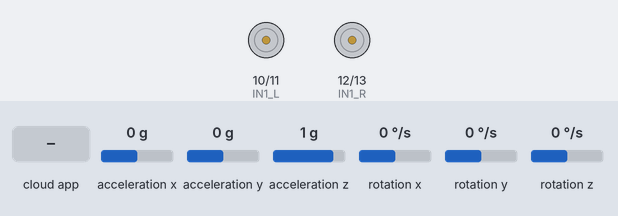
Bench run of a sketch on a simulated Arduino Uno, built with avr-gcc and run on an emulated ATmega328P. Shown: motor-driver pin pairs drawn as motors (green arrow = first pin HIGH = forward, orange = second pin HIGH = backward, longer = more drive, scaled by the enable pin). Wiring (inferred from the names in the program): MPU-6050 motion sensor at I2C address 0x68. Inputs (shaded band) come from the test bench; at power-on: acceleration x 0 g, acceleration y 0 g, acceleration z 1 g, rotation x 0 °/s, rotation y 0 °/s, rotation z 0 °/s. The ROS host is connected and sends only what is stated; what the sketch prints to the serial monitor is not drawn.

Above: at 1.2 s.
1.3 s: the phone or cloud app sets linear.x to -100
At 1.7 s:
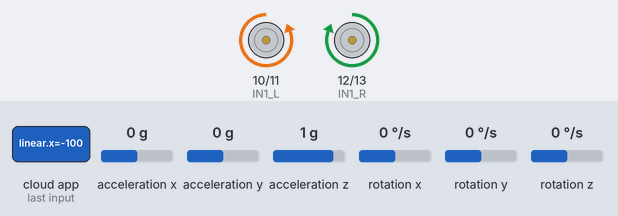
2.8 s: the phone or cloud app sets linear.x to 100
At 3.2 s:
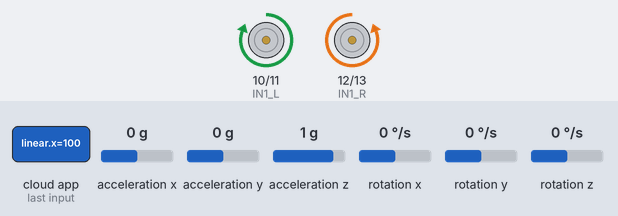
13.3 s: the phone or cloud app sets linear.x to 0
At 14.3 s:
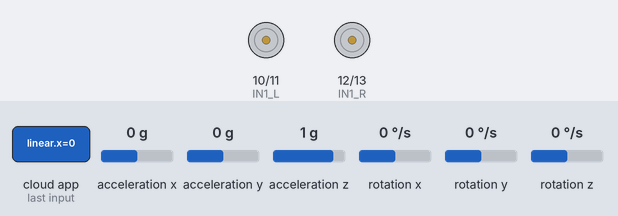
Timing chart, 0 to 15.9 s (numbered marks = the images above; inputs shaded):
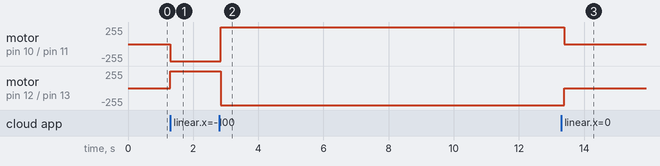

Measured:
- after the input at 1.3 s, motor on pin 10 (IN1_L) / pin 11 (IN2_L): stopped → backward 255/255 at once; motor on pin 12 (IN1_R) / pin 13 (IN2_R): stopped → forward 255/255 at once
- after the input at 2.8 s, motor on pin 10 (IN1_L) / pin 11 (IN2_L): backward 255/255 → forward 255/255 at once; motor on pin 12 (IN1_R) / pin 13 (IN2_R): forward 255/255 → backward 255/255 at once
- after the input at 13.3 s, motor on pin 10 (IN1_L) / pin 11 (IN2_L): forward 255/255 → stopped after 0.09 s; motor on pin 12 (IN1_R) / pin 13 (IN2_R): backward 255/255 → stopped after 0.09 s

The sketch:

self_balancing_bot.ino
```cpp
#include <ArduinoHardware.h>
#include <ros.h>
#include <std_msgs/String.h>
#include <Wire.h>
#include <geometry_msgs/Twist.h>
#define EN_L 9
#define IN1_L 10
#define IN2_L 11
#define EN_R 8
#define IN1_R 12
#define IN2_R 13
double w_r=0, w_l=0;
//wheel_rad is the wheel radius ,wheel_sep is
double wheel_rad = 0.0325, wheel_sep = 0.295;

const int MPU_addr=0x68;  // I2C address of the MPU-6050
int16_t AcX,AcY,AcZ,Tmp,GyX,GyY,GyZ;


//Set up the ros node and publisher
std_msgs::String imu_msg;
ros::Publisher imu("imu", &imu_msg);
ros::NodeHandle nh;

ros::NodeHandle nh2;
int lowSpeed = 200;
int highSpeed = 50;
double speed_ang=0, speed_lin=0;


void messageCb( const geometry_msgs::Twist& msg){
  speed_ang = msg.angular.z;
  speed_lin = msg.linear.x;
  w_r = (speed_lin/wheel_rad) + ((speed_ang*wheel_sep)/(2.0*wheel_rad));
  w_l = (speed_lin/wheel_rad) - ((speed_ang*wheel_sep)/(2.0*wheel_rad));
}

ros::Subscriber<geometry_msgs::Twist> sub("cmd_vel", &messageCb );
void Motors_init();
void MotorL(int Pulse_Width1);
void MotorR(int Pulse_Width2);


void setup()
{

  nh.initNode();
  nh.advertise(imu);

  Motors_init();
  nh2.initNode();
  nh2.subscribe(sub);

  Wire.begin();
  Wire.beginTransmission(MPU_addr);
  Wire.write(0x6B);  // PWR_MGMT_1 register
  Wire.write(0);     // set to zero (wakes up the MPU-6050)
  Wire.endTransmission(true);
  Serial.begin(9600);
}

long publisher_timer;

void loop()
{
  MotorL(w_l*10);
  MotorR(w_r*10);


  Wire.beginTransmission(MPU_addr);
  Wire.write(0x3B);  // starting with register 0x3B (ACCEL_XOUT_H)
  Wire.endTransmission(false);
  Wire.requestFrom(MPU_addr,14,true);  // request a total of 14 registers  String AX = String(mpu6050.getAccX());

  AcX=Wire.read()<<8|Wire.read();  // 0x3B (ACCEL_XOUT_H) & 0x3C (ACCEL_XOUT_L)
  AcY=Wire.read()<<8|Wire.read();  // 0x3D (ACCEL_YOUT_H) & 0x3E (ACCEL_YOUT_L)
  AcZ=Wire.read()<<8|Wire.read();  // 0x3F (ACCEL_ZOUT_H) & 0x40 (ACCEL_ZOUT_L)
  Tmp=Wire.read()<<8|Wire.read();  // 0x41 (TEMP_OUT_H) & 0x42 (TEMP_OUT_L)
  GyX=Wire.read()<<8|Wire.read();  // 0x43 (GYRO_XOUT_H) & 0x44 (GYRO_XOUT_L)
  GyY=Wire.read()<<8|Wire.read();  // 0x45 (GYRO_YOUT_H) & 0x46 (GYRO_YOUT_L)
  GyZ=Wire.read()<<8|Wire.read();  // 0x47 (GYRO_ZOUT_H) & 0x48 (GYRO_ZOUT_L)
  String AX = String(AcX);
  String AY = String(AcY);
  String AZ = String(AcZ);
  String GX = String(GyX);
  String GY = String(GyY);
  String GZ = String(GyZ);
  String tmp = String(Tmp);

  String data = "A" + AX + "B"+ AY + "C" + AZ + "D" + GX + "E" + GY + "F" + GZ + "G" ;
  Serial.println(data);
  int length = data.indexOf("G") +2;
  char data_final[length+1];
  data.toCharArray(data_final, length+1);

  if (millis() > publisher_timer) {
    // step 1: request reading from sensor
    imu_msg.data = data_final;
    imu.publish(&imu_msg);
    publisher_timer = millis() + 100; //publish ten times a second
    nh.spinOnce();
    nh2.spinOnce();
  }


}

void Motors_init(){
 pinMode(EN_L, OUTPUT);
 pinMode(EN_R, OUTPUT);
 pinMode(IN1_L, OUTPUT);
 pinMode(IN2_L, OUTPUT);
 pinMode(IN1_R, OUTPUT);
 pinMode(IN2_R, OUTPUT);
 digitalWrite(EN_L, LOW);
 digitalWrite(EN_R, LOW);
 digitalWrite(IN1_L, LOW);
 digitalWrite(IN2_L, LOW);
 digitalWrite(IN1_R, LOW);
 digitalWrite(IN2_R, LOW);
}
void MotorL(int Pulse_Width1){
 if (Pulse_Width1 > 0){
     analogWrite(EN_L, Pulse_Width1);
     digitalWrite(IN1_L, HIGH);
     digitalWrite(IN2_L, LOW);
 }
 if (Pulse_Width1 < 0){
     Pulse_Width1=abs(Pulse_Width1);
     analogWrite(EN_L, Pulse_Width1);
     digitalWrite(IN1_L, LOW);
     digitalWrite(IN2_L, HIGH);
 }
 if (Pulse_Width1 == 0){
     analogWrite(EN_L, Pulse_Width1);
     digitalWrite(IN1_L, LOW);
     digitalWrite(IN2_L, LOW);
 }
}
void MotorR(int Pulse_Width2){
 if (Pulse_Width2 > 0){
     analogWrite(EN_R, Pulse_Width2);
     digitalWrite(IN1_R, LOW);
     digitalWrite(IN2_R, HIGH);
 }
 if (Pulse_Width2 < 0){
     Pulse_Width2=abs(Pulse_Width2);
     analogWrite(EN_R, Pulse_Width2);
     digitalWrite(IN1_R, HIGH);
     digitalWrite(IN2_R, LOW);
 }
 if (Pulse_Width2 == 0){
     analogWrite(EN_R, Pulse_Width2);
     digitalWrite(IN1_R, LOW);
     digitalWrite(IN2_R, LOW);
 }
}
```
